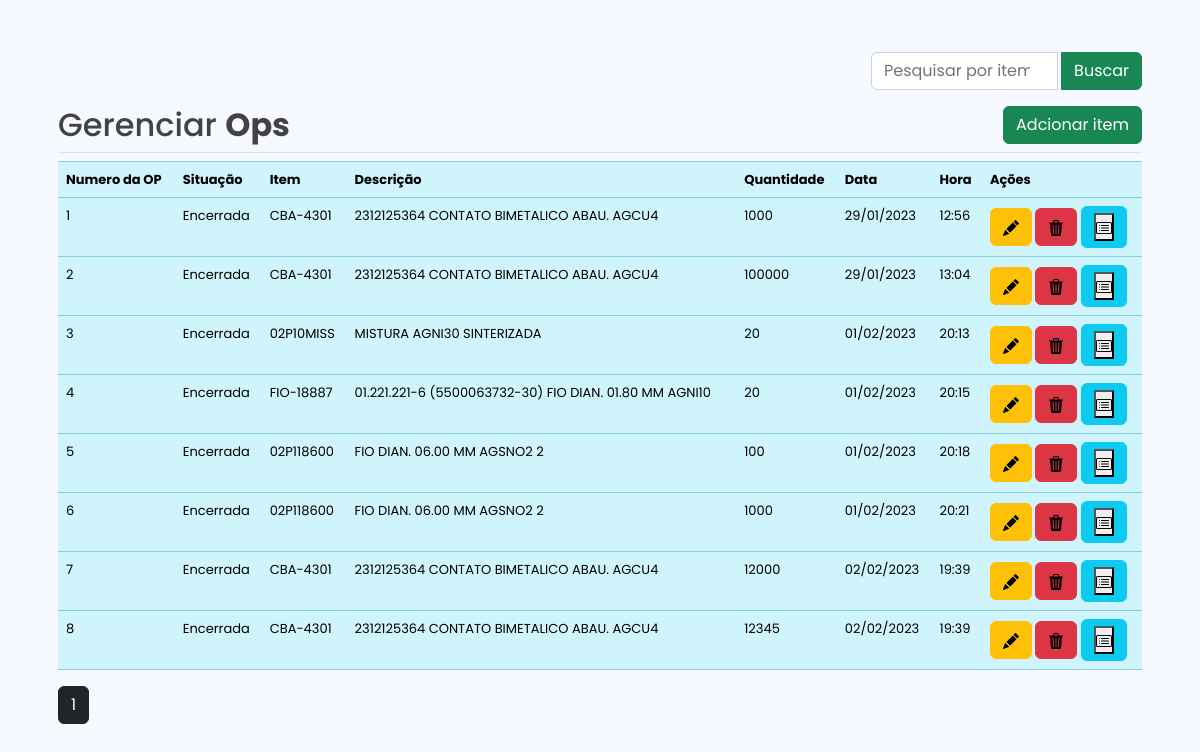
The app's page /ordens_producao, older data.
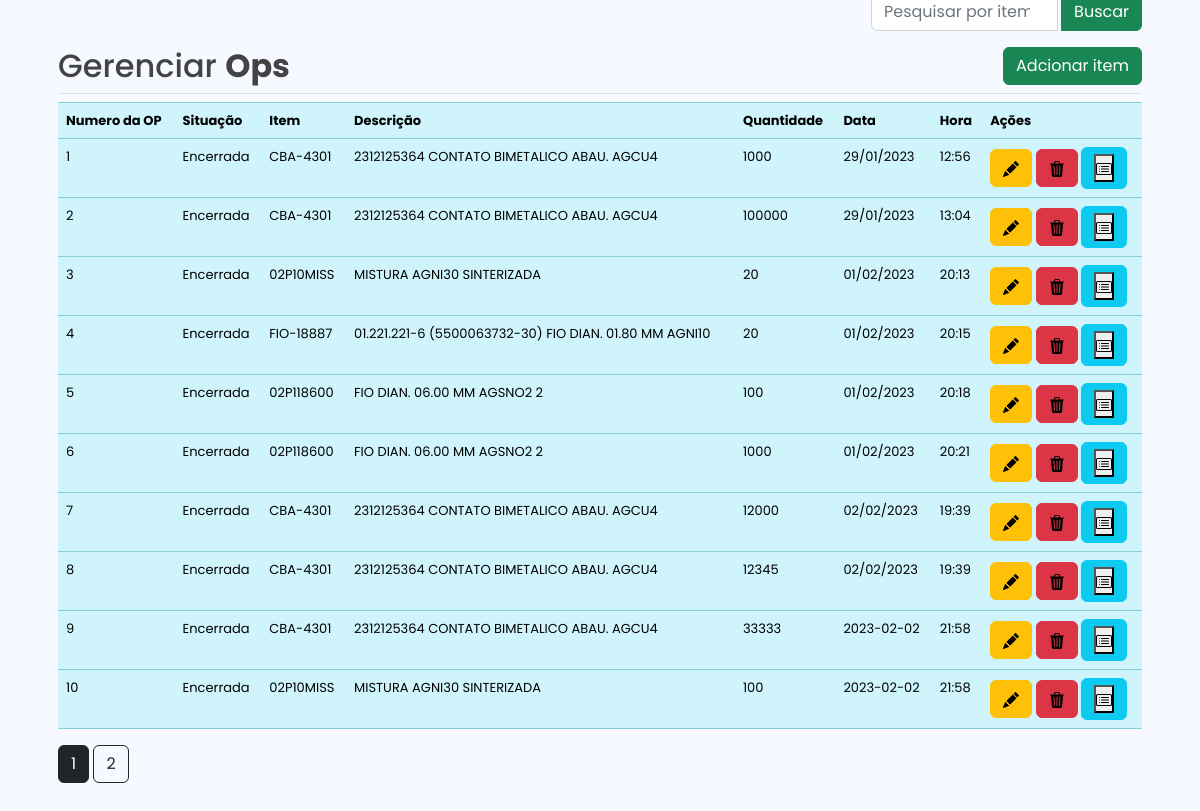
The same page, newer data.
### models/models.py (models this page shows, shortened)
class Ops(db.Model):
    __tablename__='ops'
    id = db.Column(db.Integer, primary_key=True)
    numero_op = db.Column(db.Integer)
    situação = db.Column(db.String)
    item = db.Column(db.String)
    descrição = db.Column(db.String)
    quantidade = db.Column(db.Integer)
    data_abertura = db.Column(db.String)
    hora_abertura = db.Column(db.String)
    movimento_est = db.relationship('Movimentos_estoque', backref='Movimentos_estoque', lazy=True)

### main.py (the view)
@app.route('/ordens_producao', methods = ['GET','POST'])
def ordens_producao():
    page = request.args.get('page', 1, type=int)
    dados = Ops.query.paginate(page=page,per_page=10)
    return render_template('ordens_producao.html', itens = dados)

### templates/ordens_producao.html (shortened to what this page needs)
{% extends 'base.html' %}
{% block body %}
<div class="container">
    <div class="row">
        <div class="col md-12">
            <div class="p-3">
                <div class="input-group mb-3 d-flex justify-content-end">
                    <form method="POST" action="{{url_for('busca')}}" class="input-group w-25">
                    <input type="search" class="form-control  w-25" placeholder="Pesquisar por item" name="search" aria-label="Pesquisar por item" aria-describedby="basic-addon2" autocomplete="off">
                    <div class="input-group-append">
                      <button class="btn btn-success ms-1" type="submit">Buscar</button>
                    </div>
                </form>
                </div>
                <h2>Gerenciar <strong>Ops</strong>
                    <button type="button" class="btn btn-success float-end" data-bs-toggle="modal"
                    data-bs-target="#add_op_Modal">Adcionar
                        item</button>
                </h2>
                <div class="border-top my-2"></div>
                <table class="table table-hover table-info">
                    <tr>
                        <th>Numero da OP</th>
                        <th>Situação</th>
                        <th>Item</th>
                        <th>Descrição</th>
                        <th>Quantidade</th>
                        <th>Data</th>
                        <th>Hora</th>
                        <th>Ações</th>
                    </tr>
                    {% for row in itens.items %}
                    <tr>
                        <td>{{row.id}}</td>
                        <td>{{row.situação}}</td>
                        <td>{{row.item}}</td>
                        <td>{{row.descrição}}</td>
                        <td>{{row.quantidade}}</td>
                        <td>{{row.data_abertura}}</td>
                        <td>{{row.hora_abertura}}</td>
                        <td>
                            <a href="update_op/{{row.id}}" class="editItem btn btn-warning btn-xs" data-bs-toggle="modal"
                                data-bs-target="#edit_op_modal{{row.id}}"><img
                                    src="{{url_for('static', filename='images/pencil-fill.svg')}}" alt=""></a>
                            <a href="delete_op/{{row.id}}" class="btn btn-danger btn-xs"
                                onclick="return confirm('Tem certeza que quer deletar este item ?')"><img
                                    src="{{url_for('static', filename='images/trash3-fill.svg')}}" alt=""></a>
                            <form action="{{ url_for('estrutura_op') }}" method="post"  class="btn btn-info btn-xs" >
                                <button type="submit"><img
                                src="{{url_for('static', filename='images/card-list.svg')}}" alt=""></button>
                            </form>
                        </td>
                    </tr>
                    {% endfor %}
                </table>
                {% for page_num in itens.iter_pages(left_edge=1, right_edge=1,
                    left_current=1, right_current=2) %} {% if page_num %} {% if itens.page ==
                    page_num %}
                    <a
                      class="btn btn-dark mb-4"
                      href="{{ url_for('ordens_producao', page=page_num) }}"
                      >{{ page_num }}</a
                    >
                    {% else %}
                    <a
                      class="btn btn-outline-dark mb-4"
                      href="{{ url_for('ordens_producao', page=page_num) }}"
                      >{{ page_num }}</a
                    >
                    {% endif %} {% else %} ... {% endif %} {% endfor %}
            </div>
        </div>
    </div>
</div>
{% endblock %}

### templates/base.html (shortened to what this page needs)
<!DOCTYPE html>
<html lang="PT-BR">
<head>
    <link rel="stylesheet" href="https://stackpath.bootstrapcdn.com/bootstrap/4.3.1/css/bootstrap.min.css"
>
    <link rel="stylesheet" href="{{ url_for('static', filename='style.css')}}">
    <link rel="stylesheet" href="{{ url_for('static', filename='bootstrap/css/bootstrap.min.css')}}">
    <link rel="stylesheet" href="{{ url_for('static', filename='style.css')}}">
</head>
<body>
    {% block body %}{% endblock %}
</body>
</html>

### static/style.css (style rules this page uses)
* { margin: 0; padding: 0; box-sizing: border-box; font-family: "Poppins", sans-serif; }
body { background: #F6F9FF; height: 100vh; width: 100%; display: flex; justify-content: center; align-items: center; color: #434343; font-size: 16px; }
table { white-space: nowrap; font-size: 13px; }

Row changes from the older to the newer data that the page shows:
added Ops: id "9", situação "Encerrada", item "CBA-4301", descrição "2312125364 CONTATO BIMETALICO ABAU. AGCU4", quantidade "33333", data_abertura "2023-02-02", hora_abertura "21:58"
added Ops: id "10", situação "Encerrada", item "02P10MISS", descrição "MISTURA AGNI30 SINTERIZADA", quantidade "100", data_abertura "2023-02-02", hora_abertura "21:58"
Text that changed along with them:
new list line: "2"
